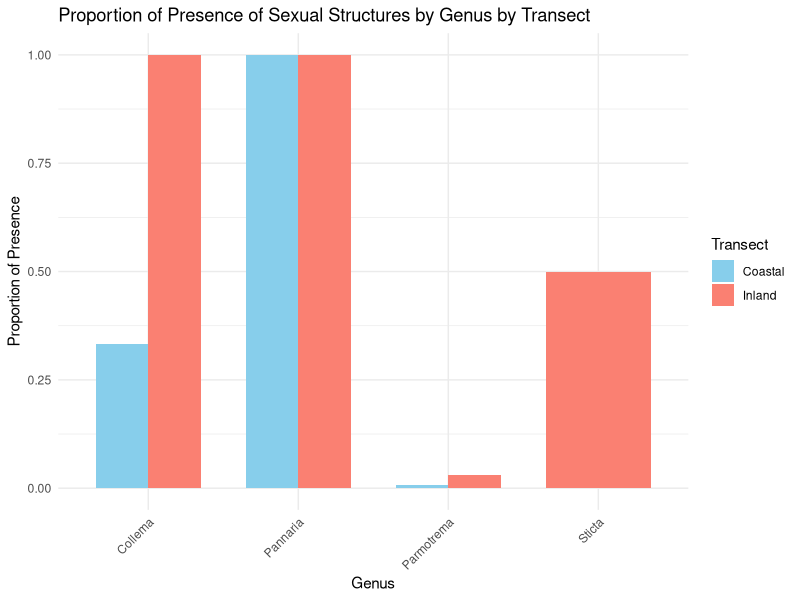
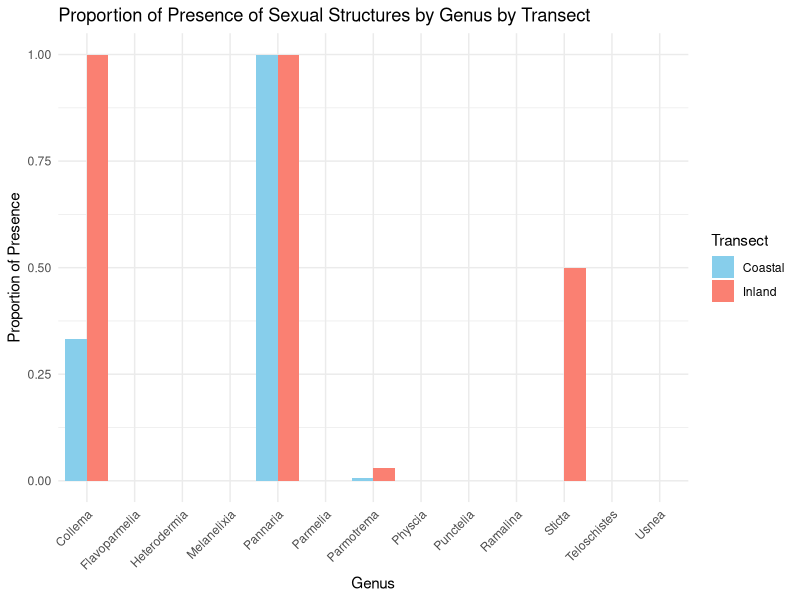
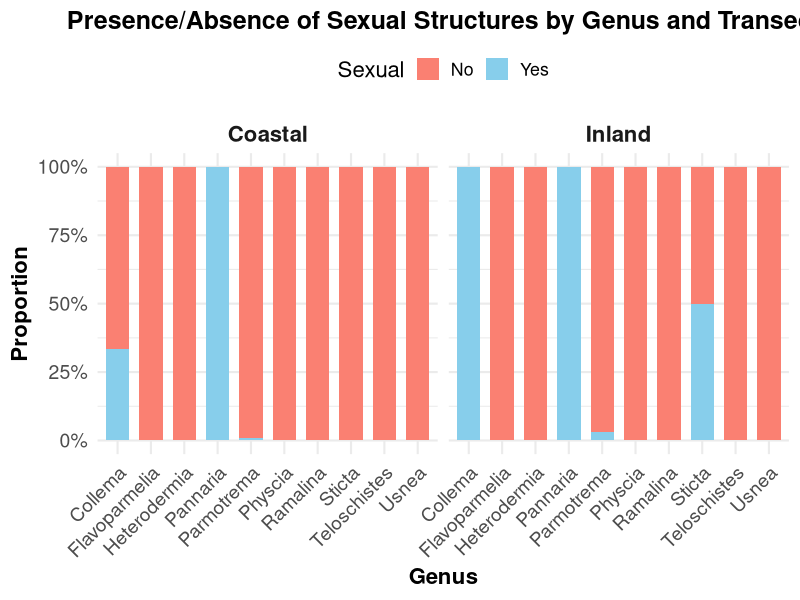
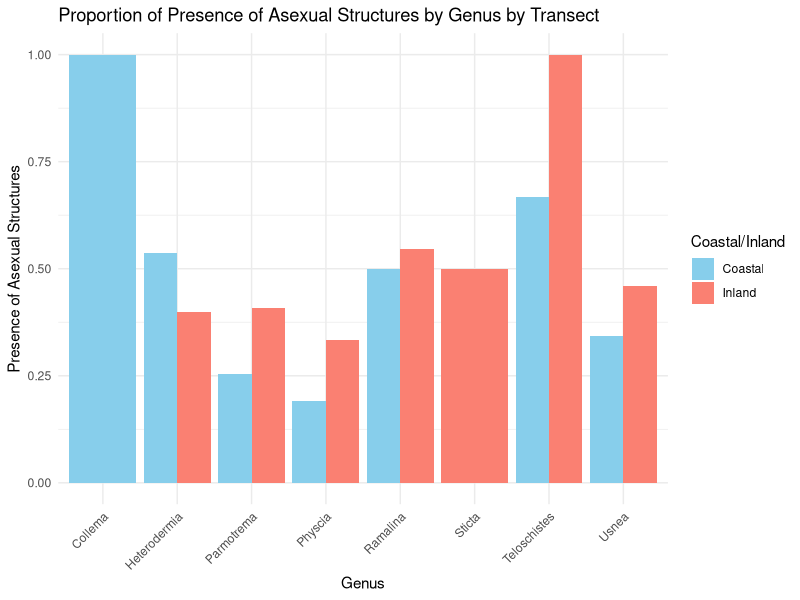
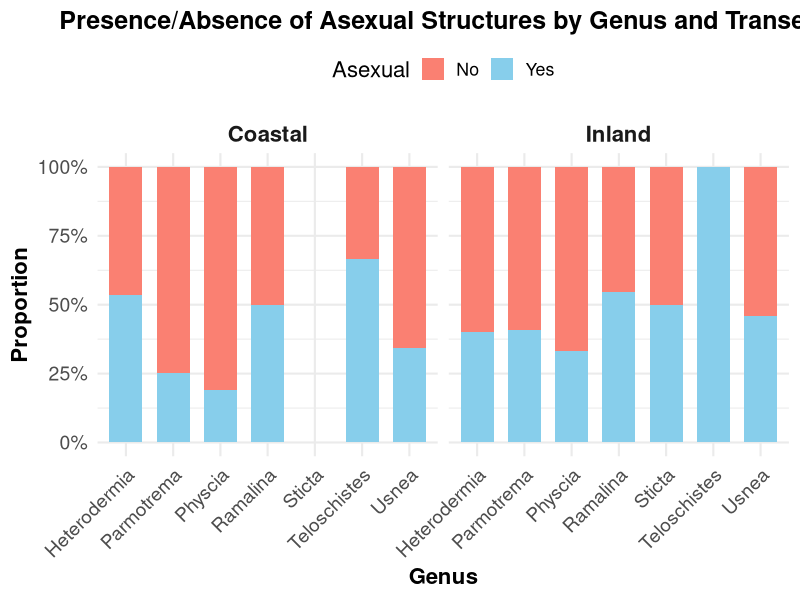
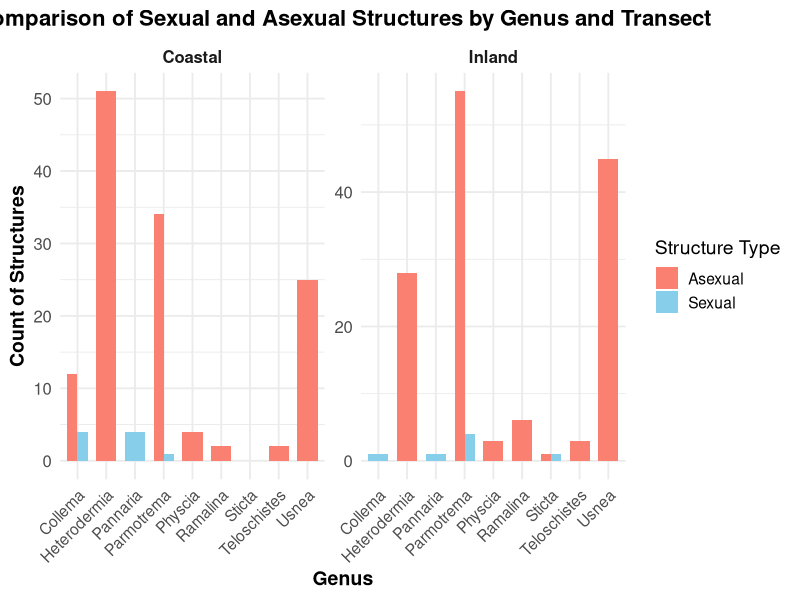
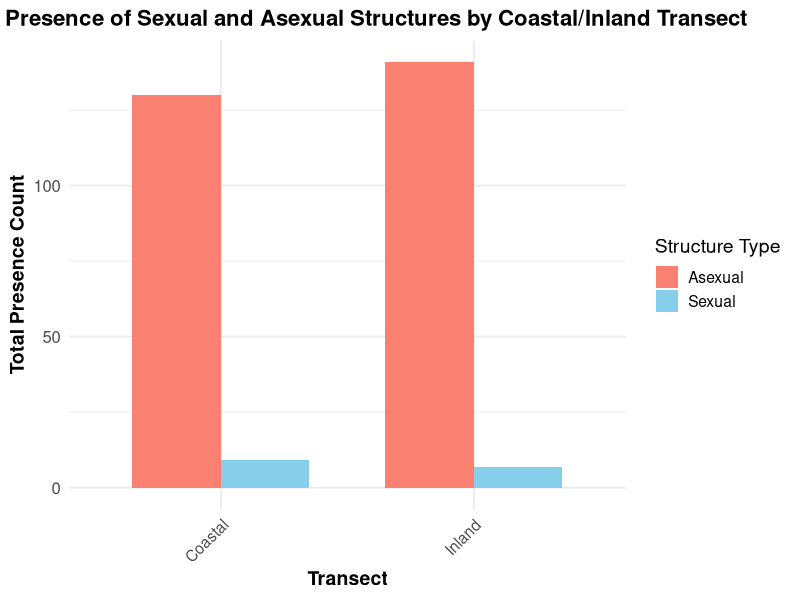
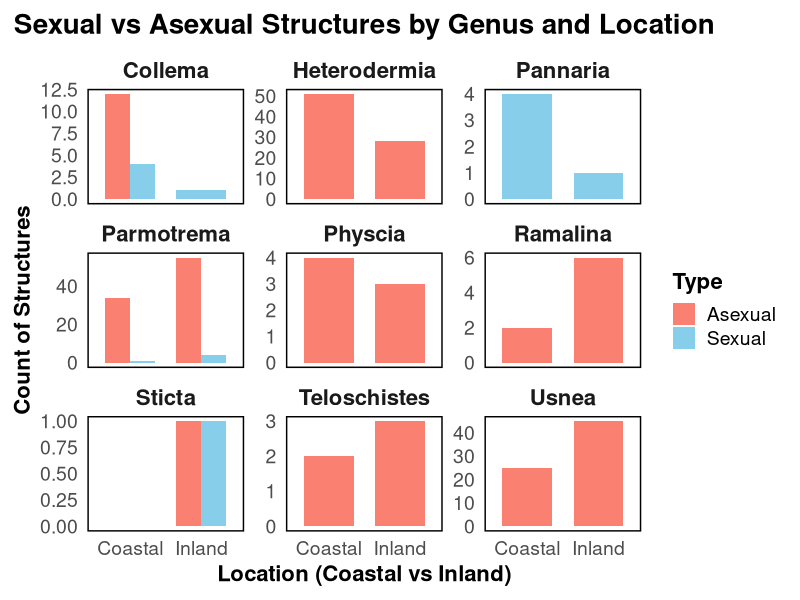

Write the R code that produced these figures, in order.
library(ggplot2)
library(tidyverse)
library(dplyr) 
library(tidyr)
library(ggpubr)
library(rstatix)

setwd("C:/Users/kadet/OneDrive/Desktop/school/SFSU/MEEP/Lichen Research/R/SBMLichenTransect")
# read in data
data <- read.csv("cleandata/CleanSummitLoopSBM_noCrustose.csv")

# summarize data by genus, transect, and sexual (Y/N) count (for a summary table)
summarysexual <- data %>%
  filter(Sexual != "?") %>% #filter out ?
  group_by(Genus, CoastalInland, Sexual) %>% # group by genus and transect and presence of sexual
  summarize(
    Count = n(), .groups = 'drop') %>%
  pivot_wider(names_from = Sexual, values_from = Count, #pivot sexual values into separate columns with counts for Y/N
              values_fill = list(Count = 0)) #fill NAs with 0

# Filter to keep only genera with non-zero counts for 'Y'
filtered_summarysexual <- summarysexual %>%
  filter(`Y` > 0)  # Keep only rows where Y > 0

# Filter the data to remove any rows where both 'Coastal' and 'Inland' are missing
filtered_summarysexual <- filtered_summarysexual %>%
  filter(CoastalInland %in% c("C", "I"))

# Plot the filtered data
ggplot(filtered_summarysexual, aes(x = Genus, y = `Y` / (`Y` + `N`), fill = CoastalInland)) + 
  geom_bar(stat = "identity", position = "dodge", width = 0.7) +  # Proportional bars for "Y"
  scale_fill_manual(values = c("C" = "skyblue", "I" = "salmon"), 
                    labels = c("Coastal", "Inland")) +
  labs(title = "Proportion of Presence of Sexual Structures by Genus by Transect", 
       x = "Genus", 
       y = "Proportion of Presence", 
       fill = "Transect") +  # Proportion on y-axis
  theme_minimal() +  # Clean theme
  theme(axis.text.x = element_text(angle = 45, hjust = 1))  # Rotate x-axis labels


# plot proportion of Y sexual without data filtered
ggplot(summarysexual, aes(x = Genus, y = `Y` / (`Y` + `N`), fill = CoastalInland)) + 
  geom_bar(stat = "identity", position = "dodge") +  # Proportional bars for "Y"
  scale_fill_manual(values = c("C" = "skyblue", "I" = "salmon"), 
                    labels = c("Coastal", "Inland")) +
  labs(title = "Proportion of Presence of Sexual Structures by Genus by Transect", x = "Genus", y = "Proportion of Presence", fill = "Transect") +  # Proportion on y-axis
  theme_minimal() +  # Clean theme
  theme(axis.text.x = element_text(angle = 45, hjust = 1))  # Rotate x-axis labels

# plot proportion of N sexual 
#ggplot(summarysexual, aes(x = Genus, y = `N` / (`Y` + `N`), fill = CoastalInland)) + 
 # geom_bar(stat = "identity", position = "dodge") +  # Proportional bars for "Y"
  #scale_fill_manual(values = c("C" = "skyblue", "I" = "salmon"), 
  #                  labels = c("Coastal", "Inland")) +
  #labs(title = "Proportion of Absence of Sexual Structures by Genus by Transect", x = "Genus", y = "Proportion of Absence", fill = "Transect") +  # Proportion on y-axis
  #theme_minimal() +  # Clean theme
  #theme(axis.text.x = element_text(angle = 45, hjust = 1))  # Rotate x-axis labels

# reshape and plot 
# Reshape your summary data to a long format
summarysexual_long <- summarysexual %>%
  pivot_longer(cols = c("Y", "N"), names_to = "Sexual", values_to = "Count") %>%
  filter(!Genus %in% c("Punctelia", "Melanelixia", "Parmelia"))  # Filter out the specified genera

## Potential FINAL PLOT 
# Create the bar plot with proportions
ggplot(summarysexual_long, aes(x = Genus, y = Count, fill = Sexual)) + 
  geom_bar(stat = "identity", position = "fill", width = 0.7) +  # Adjust bar width for clarity
  facet_wrap(~CoastalInland, 
             labeller = labeller(CoastalInland = c("C" = "Coastal", "I" = "Inland"))) +  # Separate by Coastal/Inland
  labs(
    title = "Presence/Absence of Sexual Structures by Genus and Transect", 
    x = "Genus", 
    y = "Proportion", 
    fill = "Sexual"
  ) +  # Labels
  scale_y_continuous(labels = scales::percent) +  # Show percentages on the y-axis
  scale_fill_manual(values = c("Y" = "skyblue", "N" = "salmon"), 
                    labels = c("Y" = "Yes", "N" = "No")) +  # Color fill adjustments
  theme_minimal(base_size = 16) +  # Increase base font size for readability
  theme(
    axis.text.x = element_text(angle = 45, hjust = 1, size = 14),  # Rotate and size x-axis labels
    axis.text.y = element_text(size = 14),  # Size y-axis labels
    axis.title.x = element_text(size = 16, face = "bold"),  # Bold x-axis title
    axis.title.y = element_text(size = 16, face = "bold"),  # Bold y-axis title
    plot.title = element_text(size = 18, face = "bold", hjust = 0.5),  # Title styling
    legend.position = "top",  # Position the legend at the top for better visibility
    strip.text = element_text(size = 16, face = "bold")  # Size facet labels
  )

ggsave(
  filename = "images/sexual_structure_proportion_by_genus_and_transect.png",  # Set file path and name
  plot = last_plot(),  # Use the last plot created
  width = 12,  # Width of the plot in inches
  height = 8,  # Height of the plot in inches
  dpi = 300    # Resolution (dots per inch)
)

## do the same thing but for asexual 
# summarize data by genus, transect, and asexual (Y/N) count (for a summary table)
summaryasexual <- data %>%
  filter(Asexual != "?") %>% #filter out ?
  mutate(Asexual = ifelse(Asexual == "M", "N", Asexual)) %>% #replace "M" with "N"
  group_by(Genus, CoastalInland, Asexual) %>% # group by genus and transect and presence of sexual
  summarize(
    Count = n(), .groups = 'drop') %>%
  pivot_wider(names_from = Asexual, values_from = Count, #pivot sexual values into separate columns with counts for Y/N
              values_fill = list(Count = 0)) #fill NAs with 0

# Filter to keep only genera with non-zero counts for 'Y'
filtered_summaryasexual <- summaryasexual %>%
  filter(`Y` > 0)  # Keep only rows where Y > 0

# plot comparison of Y asexual 
ggplot(filtered_summaryasexual, aes(x = Genus, y = `Y` / (`Y` + `N`), fill = CoastalInland)) + 
  geom_bar(stat = "identity", position = "dodge") +  # Proportional bars for "Y"
  scale_fill_manual(values = c("C" = "skyblue", "I" = "salmon"), 
                    labels = c("Coastal", "Inland")) +
  labs(title = "Proportion of Presence of Asexual Structures by Genus by Transect", x = "Genus", y = "Presence of Asexual Structures", fill = "Coastal/Inland") +  # Proportion on y-axis
  theme_minimal() +  # Clean theme
  theme(axis.text.x = element_text(angle = 45, hjust = 1))  # Rotate x-axis labels

# plot comparison of N asexual 
#ggplot(summaryasexual, aes(x = Genus, y = `N` / (`Y` + `N`), fill = CoastalInland)) + 
  #geom_bar(stat = "identity", position = "dodge") +  # Proportional bars for "Y"
  #scale_fill_manual(values = c("C" = "skyblue", "I" = "salmon"), 
  #                  labels = c("Coastal", "Inland")) +
  #labs(title = "Proportion of Absence of Asexual Structures by Genus by Transect", x = "Genus", y = "Presence of Asexual Structures", fill = "Coastal/Inland") +  # Proportion on y-axis
  #theme_minimal() +  # Clean theme
  #theme(axis.text.x = element_text(angle = 45, hjust = 1))  # Rotate x-axis labels

# reshape and plot 
# Reshape your summary data to a long format
summary_longasexual <- filtered_summaryasexual %>%
  filter(!Genus %in% c("Peltigera", "Collema")) %>%
  pivot_longer(cols = c("Y", "N"), names_to = "Asexual", values_to = "Count") 


### Potential FINAL PLOT
# Create the bar plot with proportions
ggplot(summary_longasexual, aes(x = Genus, y = Count, fill = Asexual)) + 
  geom_bar(stat = "identity", position = "fill", width = 0.7) +  # Adjust bar width for clarity
  facet_wrap(~CoastalInland, 
             labeller = labeller(CoastalInland = c("C" = "Coastal", "I" = "Inland"))) +  # Separate by Coastal/Inland
  labs(
    title = "Presence/Absence of Asexual Structures by Genus and Transect", 
    x = "Genus", 
    y = "Proportion", 
    fill = "Asexual"
  ) +  # Labels
  scale_y_continuous(labels = scales::percent) +  # Show percentages on the y-axis
  scale_fill_manual(values = c("Y" = "skyblue", "N" = "salmon"), 
                    labels = c("Y" = "Yes", "N" = "No")) +  # Color fill adjustments
  theme_minimal(base_size = 16) +  # Increase base font size for readability
  theme(
    axis.text.x = element_text(angle = 45, hjust = 1, size = 14),  # Rotate and size x-axis labels
    axis.text.y = element_text(size = 14),  # Size y-axis labels
    axis.title.x = element_text(size = 16, face = "bold"),  # Bold x-axis title
    axis.title.y = element_text(size = 16, face = "bold"),  # Bold y-axis title
    plot.title = element_text(size = 18, face = "bold", hjust = 0.5),  # Title styling
    legend.position = "top",  # Position the legend at the top for better visibility
    strip.text = element_text(size = 16, face = "bold")  # Size facet labels
  )

ggsave(
  filename = "images/asexual_structure_proportion_by_genus_and_transect.png",  # Set file path and name
  plot = last_plot(),  # Use the last plot created
  width = 12,  # Width of the plot in inches
  height = 8,  # Height of the plot in inches
  dpi = 300    # Resolution (dots per inch)
)

# compare by count (sexual/Asexual)
# create a new summary dataset that counts 'Y' from both Sexual and Asexual columns
summary_sexual_asexual <- data %>%
  filter(Sexual != "?" | Asexual != "?") %>%  # filter out "?" values
  mutate(Sexual = ifelse(Sexual == "Y", "Sexual", NA),  # Flag Sexual "Y" values
         Asexual = ifelse(Asexual == "Y", "Asexual", NA)) %>%  # Flag Asexual "Y" values
  pivot_longer(cols = c(Sexual, Asexual), 
               names_to = "Type", values_to = "Presence") %>%  # Combine Sexual and Asexual into one column
  filter(!is.na(Presence)) %>%  # Remove NA values
  filter(Genus != "Peltigera") %>% 
  group_by(Genus, CoastalInland, Type) %>%  # Group by Genus, Coastal/Inland, and Type
  summarize(Count = n(), .groups = 'drop')  # Count occurrences of 'Y'

# plot the number of Sexual and Asexual structures by Genus and Transect
# Create the plot
ggplot(summary_sexual_asexual, aes(x = Genus, y = Count, fill = Type)) +
  geom_bar(stat = "identity", position = "dodge", width = 0.7) +  # Dodge position for side-by-side bars
  scale_fill_manual(values = c("Sexual" = "skyblue", "Asexual" = "salmon"), 
                    labels = c("Asexual", "Sexual")) +  # Color for Sexual and Asexual
  facet_wrap(~CoastalInland, 
             labeller = labeller(CoastalInland = c("C" = "Coastal", "I" = "Inland")), 
             scales = "free_y") +  # Facet by Coastal/Inland, with free y-axis for better scaling
  labs(
    title = "Comparison of Sexual and Asexual Structures by Genus and Transect", 
    x = "Genus", 
    y = "Count of Structures", 
    fill = "Structure Type"
  ) +  # Axis labels
  theme_minimal(base_size = 14) +  # Clean theme with larger base font size
  theme(
    axis.text.x = element_text(angle = 45, hjust = 1),  # Rotate x-axis labels for readability
    axis.text.y = element_text(size = 12),  # Increase size of y-axis labels
    axis.title.x = element_text(size = 14, face = "bold"),  # Bold and larger x-axis title
    axis.title.y = element_text(size = 14, face = "bold"),  # Bold and larger y-axis title
    strip.text = element_text(size = 12, face = "bold"),  # Bold facet titles
    plot.title = element_text(size = 16, face = "bold", hjust = 0.5),  # Centered and bold plot title
    plot.subtitle = element_text(size = 14, hjust = 0.5)  # Subtitle formatting
  )

# Save the plot
ggsave(
  filename = "images/comparison_sexual_asexual_structures_by_genus.png",  # Set file path and name
  plot = last_plot(),  # Use the last plot created
  width = 12,  # Width of the plot in inches
  height = 8,  # Height of the plot in inches
  dpi = 300    # Resolution (dots per inch)
)


## compare total presence of sexual/asexual by coastal/inland
# create new summary dataset for total sexual and asexual presence by Coastal/Inland transect
summary_sexual_asexual_total <- data %>%
  filter(Sexual != "?" | Asexual != "?") %>%  # Filter out "?" values
  mutate(Sexual = ifelse(Sexual == "Y", "Sexual", NA),  # Flag Sexual "Y" values
         Asexual = ifelse(Asexual == "Y", "Asexual", NA)) %>%  # Flag Asexual "Y" values
  pivot_longer(cols = c(Sexual, Asexual), 
               names_to = "Type", values_to = "Presence") %>%  # Combine Sexual and Asexual into one column
  filter(!is.na(Presence)) %>%  # Remove NA values
  group_by(CoastalInland, Type) %>%  # Group by Coastal/Inland and Type
  summarize(Count = n(), .groups = 'drop')  # Count occurrences of 'Y'

# plot the total number of Sexual and Asexual presence by Coastal/Inland transect
# Create the plot
ggplot(summary_sexual_asexual_total, aes(x = CoastalInland, y = Count, fill = Type)) +
  geom_bar(stat = "identity", position = "dodge", width = 0.7) +  # Side-by-side bars
  scale_fill_manual(values = c("Sexual" = "skyblue", "Asexual" = "salmon"), 
                    labels = c("Asexual", "Sexual")) +  # Color for Sexual and Asexual
  labs(
    title = "Total Presence of Sexual and Asexual Structures by Coastal/Inland Transect", 
    x = "Transect", 
    y = "Total Presence Count", 
    fill = "Structure Type"
  ) +  # Axis labels
  scale_x_discrete(labels = c("C" = "Coastal", "I" = "Inland")) +  # Modify x-axis labels
  theme_minimal(base_size = 14) +  # Clean theme with larger font size for presentation
  theme(
    axis.text.x = element_text(angle = 45, hjust = 1),  # Rotate x-axis labels for readability
    axis.text.y = element_text(size = 12),  # Increase size of y-axis labels
    axis.title.x = element_text(size = 14, face = "bold"),  # Bold and larger x-axis title
    axis.title.y = element_text(size = 14, face = "bold"),  # Bold and larger y-axis title
    plot.title = element_text(size = 16, face = "bold", hjust = 0.5),  # Centered and bold plot title
    plot.subtitle = element_text(size = 14, hjust = 0.5)  # Subtitle formatting
  )

# Save the plot as a PNG file
ggsave(
  filename = "images/total_sexual_asexual_structures_by_coastal_inland.png",  # File path and name
  plot = last_plot(),  # Use the last plot created
  width = 10,  # Width of the plot in inches
  height = 6,  # Height of the plot in inches
  dpi = 300    # Resolution (dots per inch)
)



## statistical analyses 
# Summarize the total presence of asexual structures by Coastal/Inland transect
summary_sexual_asexual_total <- data %>%
  filter(Asexual != "?") %>%  # Filter out "?" values
  mutate(Asexual = ifelse(Asexual == "Y", 1, 0)) %>%  # Convert presence to 1 and absence to 0
  group_by(CoastalInland, Asexual) %>%  # Group by Coastal/Inland and Asexual
  summarize(Count = n(), .groups = 'drop')  # Count occurrences of presence/absence


# Chi-squared test for asexual presence across Coastal/Inland transects
# Create a contingency table
contingency_table <- table(summary_sexual_asexual_total$CoastalInland, summary_sexual_asexual_total$Asexual)

# Chi-squared test
chisq_test <- chisq.test(contingency_table)
chisq_test # p-value = 1 = no statistical significance 

# Summarize the presence of asexual structures by Genus and Coastal/Inland transect
summary_genus_asexual <- data %>%
  filter(Asexual != "?") %>%  # Filter out "?" values
  mutate(Asexual = ifelse(Asexual == "Y", 1, 0)) %>%  # Convert presence to 1 and absence to 0
  group_by(Genus, CoastalInland, Asexual) %>%  # Group by Genus, Coastal/Inland, and Asexual
  summarize(Count = n(), .groups = 'drop')  # Count occurrences of presence/absence

# Perform Chi-squared tests by genus and transect
# Loop over each unique Coastal/Inland category (Coastal, Inland)
results <- summary_genus_asexual %>%
  group_by(CoastalInland) %>%
  do({
    genus_data <- .
    contingency_table_genus <- table(genus_data$Genus, genus_data$Asexual)
    test_result <- chisq.test(contingency_table_genus)
    data.frame(CoastalInland = unique(genus_data$CoastalInland),
               p_value = test_result$p.value)
  })

results

# logistic regression 
# Logistic regression comparing presence (1) vs. absence (0) of asexual structures by transect (Coastal vs. Inland)
data$Asexual_binary <- ifelse(data$Asexual == "Y", 1, 0)  # Convert to binary presence/absence

# Fit the logistic regression model
log_reg_model <- glm(Asexual_binary ~ CoastalInland, data = data, family = binomial)

# Summary of the model
summary(log_reg_model)

# Get odds ratios
exp(coef(log_reg_model))  # Exponentiated coefficients give you odds ratios


# two-proportion z-test
# Calculate proportions of presence (Y) for Coastal and Inland
coastal_presence <- sum(data$CoastalInland == "C" & data$Asexual == "Y") / sum(data$CoastalInland == "C")
inland_presence <- sum(data$CoastalInland == "I" & data$Asexual == "Y") / sum(data$CoastalInland == "I")

# Perform two-proportion z-test
prop.test(x = c(coastal_presence * sum(data$CoastalInland == "C"), inland_presence * sum(data$CoastalInland == "I")),
          n = c(sum(data$CoastalInland == "C"), sum(data$CoastalInland == "I")))


# Fisher's Exact Test for asexual presence/absence by Coastal/Inland transect
fisher_test <- fisher.test(contingency_table)
fisher_test


## repeat for sexual 
## statistical analyses 
# Summarize the total presence of sexual structures by Coastal/Inland transect
summary_sexual_total <- data %>%
  filter(Sexual != "?") %>%  # Filter out "?" values
  mutate(Sexual = ifelse(Sexual == "Y", 1, 0)) %>%  # Convert presence to 1 and absence to 0
  group_by(CoastalInland, Sexual) %>%  # Group by Coastal/Inland and Sexual
  summarize(Count = n(), .groups = 'drop')  # Count occurrences of presence/absence


# Chi-squared test for sexual presence across Coastal/Inland transects
# Create a contingency table
contingency_table_sexual <- table(summary_sexual_total$CoastalInland, summary_sexual_total$Sexual)

# Chi-squared test
chisq_test_sexual <- chisq.test(contingency_table_sexual)
chisq_test_sexual # p-value = 1 = no statistical significance 

# Summarize the presence of sexual structures by Genus and Coastal/Inland transect
summary_genus_sexual <- data %>%
  filter(Sexual != "?") %>%  # Filter out "?" values
  mutate(Sexual = ifelse(Sexual == "Y", 1, 0)) %>%  # Convert presence to 1 and absence to 0
  group_by(Genus, CoastalInland, Sexual) %>%  # Group by Genus, Coastal/Inland, and Sexual
  summarize(Count = n(), .groups = 'drop')  # Count occurrences of presence/absence

# Perform Chi-squared tests by genus and transect
# Loop over each unique Coastal/Inland category (Coastal, Inland)
results_sexual <- summary_genus_sexual %>%
  group_by(CoastalInland) %>%
  do({
    genus_data <- .
    contingency_table_genus_sexual <- table(genus_data$Genus, genus_data$Sexual)
    test_result <- chisq.test(contingency_table_genus_sexual)
    data.frame(CoastalInland = unique(genus_data$CoastalInland),
               p_value = test_result$p.value)
  })

results_sexual

# logistic regression 
# Logistic regression comparing presence (1) vs. absence (0) of sexual structures by transect (Coastal vs. Inland)
data$Sexual_binary <- ifelse(data$Sexual == "Y", 1, 0)  # Convert to binary presence/absence

# Fit the logistic regression model
log_reg_model_sexual <- glm(Sexual_binary ~ CoastalInland, data = data, family = binomial)

# Summary of the model
summary(log_reg_model_sexual)

# Get odds ratios
exp(coef(log_reg_model_sexual))  # Exponentiated coefficients give you odds ratios


# two-proportion z-test
# Calculate proportions of presence (Y) for Coastal and Inland
coastal_presence_sexual <- sum(data$CoastalInland == "C" & data$Sexual == "Y") / sum(data$CoastalInland == "C")
inland_presence_sexual <- sum(data$CoastalInland == "I" & data$Sexual == "Y") / sum(data$CoastalInland == "I")

# Perform two-proportion z-test
prop.test(x = c(coastal_presence_sexual * sum(data$CoastalInland == "C"), inland_presence_sexual * sum(data$CoastalInland == "I")),
          n = c(sum(data$CoastalInland == "C"), sum(data$CoastalInland == "I")))


# Fisher's Exact Test for sexual presence/absence by Coastal/Inland transect
fisher_test_sexual <- fisher.test(contingency_table_sexual)
fisher_test_sexual



## significance by number of sexual/asexual structures by genus by transect
library(dplyr)
library(tidyr)
library(ggplot2)

# Summarize the data for each genus and coastal/inland location
summary_sexual_asexual_by_genus <- data %>%
  filter(Sexual != "?" | Asexual != "?") %>%  # Filter out "?" values
  mutate(Sexual = ifelse(Sexual == "Y", "Sexual", NA),  # Flag Sexual "Y" values
         Asexual = ifelse(Asexual == "Y", "Asexual", NA)) %>%  # Flag Asexual "Y" values
  pivot_longer(cols = c(Sexual, Asexual), 
               names_to = "Type", values_to = "Presence") %>%  # Combine Sexual and Asexual into one column
  filter(!is.na(Presence)) %>%  # Remove NA values
  group_by(Genus, CoastalInland, Type) %>%  # Group by Genus, Coastal/Inland, and Type
  summarize(Count = n(), .groups = 'drop')  # Count occurrences of 'Y'

# Perform chi-squared test for each genus
genus_tests <- summary_sexual_asexual_by_genus %>%
  group_by(Genus) %>%
  do({
    test_data <- .  # Subset data for each genus
    test_result <- chisq.test(table(test_data$CoastalInland, test_data$Type))
    tibble(Genus = test_data$Genus[1], p_value = test_result$p.value)
  })

# View the results
genus_tests


## FINAL PLOT 
# Create a bar plot for each genus
ggplot(summary_sexual_asexual_by_genus, aes(x = CoastalInland, y = Count, fill = Type)) +
  geom_bar(stat = "identity", position = "dodge", width = 0.7) +  # Adjust bar width for clarity
  facet_wrap(~ Genus, scales = "free_y") +  # Allow for different y-axis scales by genus
  labs(
    x = "Location (Coastal vs Inland)", 
    y = "Count of Structures", 
    title = "Sexual vs Asexual Structures by Genus and Location"
  ) +
  theme_minimal(base_size = 15) +  # Increase base font size for clarity
  scale_fill_manual(values = c("Sexual" = "skyblue", "Asexual" = "salmon")) +  # More distinct colors
  scale_x_discrete(labels = c("C" = "Coastal", "I" = "Inland")) +  # Update x-axis labels
  theme(
    plot.margin = margin(10, 10, 10, 10),  # Adjust margins: top, right, bottom, left for balance
    strip.text = element_text(size = 16, face = "bold"),  # Increase facet title size for readability
    axis.title = element_text(size = 16, face = "bold"),  # Make axis titles larger and bold
    axis.text = element_text(size = 14),  # Increase axis text size
    legend.title = element_text(size = 16, face = "bold"),  # Bold legend title
    legend.text = element_text(size = 14),  # Increase legend text size
    plot.title = element_text(size = 20, face = "bold", hjust = 0.5),  # Title with larger size and centered
    panel.grid = element_blank(),  # Remove panel gridlines for a cleaner look
    panel.border = element_rect(color = "black", size = 1, linetype = "solid", fill = NA)  # Add border around the plot
  )

# Save the plot as a high-quality PNG for presentation
ggsave(
  filename = "images/sexual_asexual_by_genus_location_presentation.png",  # Save path and filename
  plot = last_plot(),  # Use the last plot created
  width = 12,  # Width of the plot in inches (larger for presentations)
  height = 8,  # Height of the plot in inches
  dpi = 300    # Resolution of 300 DPI for high-quality presentations
)

# no significance but the plot is nice 

## NORMALIZE DATA for PRESENTATION 
# 1. Summarize the data by Genus, CoastalInland, and Type to calculate the total count for each group
summarized_data <- summary_sexual_asexual_by_genus %>%
  group_by(Genus, CoastalInland, Type) %>%
  summarise(
    total_count = sum(Count, na.rm = TRUE),  # Total count for each Type, Genus, and Coastal/Inland combination
    .groups = "drop"
  )

# 2. Calculate total individuals for each Genus and CoastalInland combination, separately for each Type (Sexual and Asexual)
total_individuals <- summarized_data %>%
  group_by(Genus, CoastalInland, Type) %>%
  summarise(
    total_individuals = sum(total_count, na.rm = TRUE),  # Total individuals across the two Types
    .groups = "drop"
  )

# 3. Merge the total_individuals data back to the summarized data for normalization
normalized_data <- summarized_data %>%
  left_join(total_individuals, by = c("Genus", "CoastalInland", "Type")) %>%
  mutate(
    normalized_count = total_count / total_individuals  # Normalize count by total individuals (per Type and Coastal/Inland)
  )

# 4. Reshape the data to long format for ggplot (though it's already in long format)
# In this case, the data is already in long format, so no further reshaping is needed.

# 5. Plotting the normalized data
ggplot(normalized_data, aes(x = CoastalInland, y = normalized_count, fill = Type)) +
  geom_bar(stat = "identity", position = "dodge", width = 0.7) +  # Adjust bar width for clarity
  facet_wrap(~ Genus, scales = "free_y") +  # Allow for different y-axis scales by genus
  labs(
    x = "Location (Coastal vs Inland)", 
    y = "Normalized Count of Structures", 
    title = "Normalized Sexual vs Asexual Structures by Genus and Location"
  ) +
  theme_minimal(base_size = 15) +  # Increase base font size for clarity
  scale_fill_manual(values = c("Sexual" = "skyblue", "Asexual" = "salmon")) +  # More distinct colors
  scale_x_discrete(labels = c("C" = "Coastal", "I" = "Inland")) +  # Update x-axis labels
  theme(
    plot.margin = margin(10, 10, 10, 10),  # Adjust margins
    strip.text = element_text(size = 16, face = "bold"),  # Increase facet title size for readability
    axis.title = element_text(size = 16, face = "bold"),  # Make axis titles larger and bold
    axis.text = element_text(size = 14),  # Increase axis text size
    legend.title = element_text(size = 16, face = "bold"),  # Bold legend title
    legend.text = element_text(size = 14),  # Increase legend text size
    plot.title = element_text(size = 20, face = "bold", hjust = 0.5),  # Title with larger size and centered
    panel.grid = element_blank(),  # Remove gridlines for cleaner look
    panel.border = element_rect(color = "black", size = 1, linetype = "solid", fill = NA)  # Add plot border
  )

# Fill missing values for missing combinations (Sexual or Asexual for each Genus/CoastalInland)
# Define the desired order of the genera
genus_order <- c("Collema", "Pannaria", "Heterodermia", 
                 "Parmotrema", "Physcia", "Ramalina", 
                 "Sticta", "Teloschistes", "Usnea")

# Reorder the Genus column based on the specified order
normalized_data$Genus <- factor(normalized_data$Genus, levels = genus_order)

# Add missing combinations of Genus, CoastalInland, and Type
normalized_data <- normalized_data %>%
  complete(Genus, CoastalInland, Type, fill = list(normalized_count = 0))  # Add missing combinations

ggplot(normalized_data, aes(x = CoastalInland, y = normalized_count, fill = Type)) +
  geom_bar(stat = "identity", position = "dodge", width = 0.7) +  # Adjusted to "dodge" with no missing values
  facet_wrap(~ Genus, scales = "free_y") +  # Allow for different y-axis scales by genus
  labs(
    x = "Location (Coastal vs Inland)", 
    y = "Normalized Count of Structures", 
    title = "Normalized Sexual and Asexual Structures by Genus and Transect"
  ) +
  theme_minimal(base_size = 15) +  # Increase base font size for clarity
  scale_fill_manual(values = c("Sexual" = "thistle", "Asexual" = "mediumseagreen")) +  # More distinct colors
  scale_x_discrete(labels = c("C" = "Coastal", "I" = "Inland")) +  # Update x-axis labels
  theme(
    plot.margin = margin(10, 10, 10, 10),  # Adjust margins
    strip.text = element_text(size = 16, face = "bold"),  # Increase facet title size for readability
    axis.title = element_text(size = 16, face = "bold"),  # Make axis titles larger and bold
    axis.text = element_text(size = 14),  # Increase axis text size
    legend.title = element_text(size = 16, face = "bold"),  # Bold legend title
    legend.text = element_text(size = 14),  # Increase legend text size
    plot.title = element_text(size = 20, face = "bold", hjust = 0.5),  # Title with larger size and centered
    panel.grid = element_blank(),  # Remove gridlines for cleaner look
    panel.border = element_rect(color = "black", size = 1, linetype = "solid", fill = NA)  # Add plot border
  )

# Save the plot as a high-quality PNG for presentation
ggsave(
  filename = "images/sexual_asexual_by_genus_location_presentation.png",  # Save path and filename
  plot = last_plot(),  # Use the last plot created
  width = 12,  # Width of the plot in inches (larger for presentations)
  height = 8,  # Height of the plot in inches
  dpi = 300    # Resolution of 300 DPI for high-quality presentations
)


check_normalization <- normalized_data %>%
  group_by(Genus, CoastalInland) %>%
  summarize(total = sum(normalized_count), .groups = "drop")

print(check_normalization)  # Should all equal 1



# Step 1: Calculate total individuals by unique specimens for each Genus and Coastal/Inland group
total_individuals <- data %>%
  filter(Sexual != "?" | Asexual != "?") %>%  # Exclude uncertain data
  group_by(Genus, CoastalInland) %>%
  summarise(
    total_individuals = n_distinct(UniqueID),  # Count unique specimens
    .groups = "drop"
  )

# Step 2: Summarize the counts for Sexual and Asexual structures
summarized_data <- data %>%
  filter(Sexual == "Y" | Asexual == "Y") %>%  # Include only relevant rows
  pivot_longer(cols = c(Sexual, Asexual), names_to = "Type", values_to = "Presence") %>%
  filter(Presence == "Y") %>%  # Keep only rows where structures are present
  group_by(Genus, CoastalInland, Type) %>%
  summarise(
    Count = n_distinct(UniqueID),  # Count unique specimens for each type
    .groups = "drop"
  )

# Step 3: Merge the total individuals back to the summarized data
normalized_data <- summarized_data %>%
  left_join(total_individuals, by = c("Genus", "CoastalInland")) %>%
  mutate(
    normalized_count = Count / total_individuals  # Normalize by unique total specimens
  )

# Step 4: Fill missing combinations (if needed)
normalized_data <- normalized_data %>%
  complete(Genus, CoastalInland, Type, fill = list(normalized_count = 0, Count = 0))

# Step 5: Plot the normalized data
ggplot(normalized_data, aes(x = CoastalInland, y = normalized_count, fill = Type)) +
  geom_bar(stat = "identity", position = "dodge", width = 0.7) +
  facet_wrap(~ Genus, scales = "free_y") +
  labs(
    x = "Location (Coastal vs Inland)",
    y = "Proportion of Structures (Normalized)",
    title = "Normalized Sexual vs Asexual Structures by Genus and Location"
  ) +
  theme_minimal(base_size = 15) +
  scale_fill_manual(values = c("Sexual" = "thistle", "Asexual" = "mediumseagreen")) +
  scale_x_discrete(labels = c("C" = "Coastal", "I" = "Inland")) +
  theme(
    strip.text = element_text(size = 16, face = "bold"),
    axis.title = element_text(size = 16, face = "bold"),
    axis.text = element_text(size = 14),
    legend.title = element_text(size = 16, face = "bold"),
    legend.text = element_text(size = 14),
    plot.title = element_text(size = 20, face = "bold", hjust = 0.5)
  )



# Save the plot as a high-quality PNG for presentation
ggsave(
  filename = "images/sexual_asexual_by_genus_location_presentation.png",  # Save path and filename
  plot = last_plot(),  # Use the last plot created
  width = 12,  # Width of the plot in inches (larger for presentations)
  height = 8,  # Height of the plot in inches
  dpi = 300    # Resolution of 300 DPI for high-quality presentations
)


### PLOT FOR POSTER 

# Reorder Genus to control facet layout: 5 on top, 4 on bottom, right-aligned
genus_order <- c("Parmotrema", "Physcia", "Ramalina", "Collema", "Heterodermia",
                 "Sticta", "Teloschistes", "Usnea", "Pannaria")  # leaves 1 blank facet space

normalized_data$Genus <- factor(normalized_data$Genus, levels = genus_order)

# Fill missing combinations with 0
normalized_data <- normalized_data %>%
  complete(Genus, CoastalInland, Type, fill = list(normalized_count = 0))

# Create the plot
plot <- ggplot(normalized_data, aes(x = CoastalInland, y = normalized_count, fill = Type)) +
  geom_bar(stat = "identity", position = "dodge", width = 0.7) +
  facet_wrap(~ Genus, scales = "free_y", nrow = 2) +
  labs(
    x = "Location (Coastal vs Inland)",
    y = "Proportion of Structures",
    title = "Sexual vs Asexual Structures by Genus and Location"
  ) +
  theme_minimal(base_size = 30) +
  scale_fill_manual(values = c("Sexual" = "thistle", "Asexual" = "mediumseagreen")) +
  scale_x_discrete(labels = c("C" = "Coastal", "I" = "Inland")) +
  theme(
    strip.text = element_text(size = 36, face = "bold"),
    axis.title = element_text(size = 36, face = "bold"),
    axis.text = element_text(size = 30),
    legend.title = element_text(size = 36, face = "bold"),
    legend.text = element_text(size = 30),
    plot.title = element_text(size = 40, face = "bold", hjust = 0.5),
    panel.grid = element_blank(),
    panel.border = element_rect(color = "black", size = 1, fill = NA),
    legend.position = "inside",
    legend.position.inside = c(0.97, 0.05),
    legend.justification = c("right", "bottom")
  )

# Save the plot as a high-res PNG
ggsave(
  filename = "images/final_sexual_asexual_by_genus_customlayout.png",
  plot = plot,
  width = 6715,
  height = 2257,
  units = "px",
  dpi = 300
)
